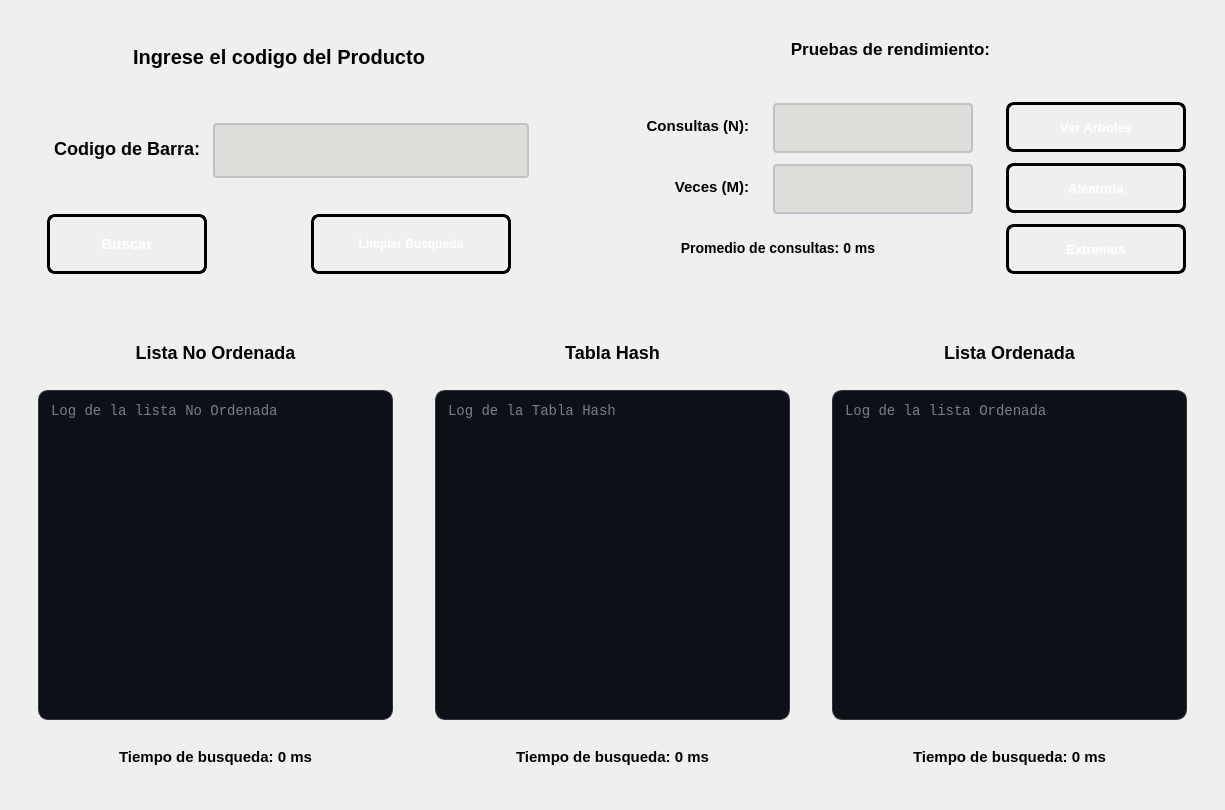
<?xml version="1.0" encoding="UTF-8"?>
<ui version="4.0">
 <class>PantallaBuscarCodigo</class>
 <widget class="QWidget" name="PantallaBuscarCodigo">
  <property name="geometry">
   <rect>
    <x>0</x>
    <y>0</y>
    <width>1225</width>
    <height>810</height>
   </rect>
  </property>
  <property name="windowTitle">
   <string>Form</string>
  </property>
  <layout class="QVBoxLayout" name="verticalLayout">
   <item>
    <widget class="QWidget" name="widget_3" native="true">
     <property name="minimumSize">
      <size>
       <width>550</width>
       <height>300</height>
      </size>
     </property>
     <layout class="QHBoxLayout" name="horizontalLayout">
      <item>
       <widget class="QWidget" name="widget_2" native="true">
        <property name="minimumSize">
         <size>
          <width>550</width>
          <height>290</height>
         </size>
        </property>
        <property name="maximumSize">
         <size>
          <width>16777215</width>
          <height>290</height>
         </size>
        </property>
        <layout class="QVBoxLayout" name="verticalLayout_2">
         <item>
          <widget class="QLabel" name="labelEntrada">
           <property name="minimumSize">
            <size>
             <width>500</width>
             <height>50</height>
            </size>
           </property>
           <property name="maximumSize">
            <size>
             <width>500</width>
             <height>50</height>
            </size>
           </property>
           <property name="styleSheet">
            <string notr="true">QLabel#labelEntrada {        
 
    color: qlineargradient(x1:0, y1:0, x2:1, y2:1, 
	stop:0 rgb(0, 0, 0), 
	stop:1 rgb(77, 5, 57));

  	 font-size: 20px;
    font-weight: bold;
    font-family: &quot;Segoe UI&quot;, Arial;
    
    background: transparent;
    padding: 2px;
    margin-bottom: 5px;
}

</string>
           </property>
           <property name="text">
            <string>Ingrese el codigo del Producto</string>
           </property>
           <property name="alignment">
            <set>Qt::AlignmentFlag::AlignCenter</set>
           </property>
          </widget>
         </item>
         <item>
          <widget class="QWidget" name="widget_16" native="true">
           <property name="minimumSize">
            <size>
             <width>500</width>
             <height>200</height>
            </size>
           </property>
           <property name="maximumSize">
            <size>
             <width>500</width>
             <height>200</height>
            </size>
           </property>
           <layout class="QVBoxLayout" name="verticalLayout_3">
            <item>
             <widget class="QWidget" name="widget_4" native="true">
              <property name="minimumSize">
               <size>
                <width>500</width>
                <height>90</height>
               </size>
              </property>
              <property name="maximumSize">
               <size>
                <width>500</width>
                <height>90</height>
               </size>
              </property>
              <layout class="QHBoxLayout" name="horizontalLayout_4">
               <item>
                <widget class="QLabel" name="labelNombre">
                 <property name="minimumSize">
                  <size>
                   <width>130</width>
                   <height>60</height>
                  </size>
                 </property>
                 <property name="styleSheet">
                  <string notr="true">QLabel#labelNombre {        
 
    color: qlineargradient(x1:0, y1:0, x2:1, y2:1, 
	stop:0 rgb(0, 0, 0), 
	stop:1 rgb(8, 2, 48));

  	 font-size: 18px;
    font-weight: bold;
    font-family: &quot;Segoe UI&quot;, Arial;
    
    background: transparent;
    padding: 2px;
    margin-bottom: 5px;
}

</string>
                 </property>
                 <property name="text">
                  <string>Codigo de Barra:</string>
                 </property>
                 <property name="alignment">
                  <set>Qt::AlignmentFlag::AlignRight|Qt::AlignmentFlag::AlignTrailing|Qt::AlignmentFlag::AlignVCenter</set>
                 </property>
                </widget>
               </item>
               <item>
                <widget class="QLineEdit" name="textCodigo">
                 <property name="minimumSize">
                  <size>
                   <width>250</width>
                   <height>55</height>
                  </size>
                 </property>
                 <property name="styleSheet">
                  <string notr="true">QLineEdit#textCodigo {
    border: 2px solid #bdc3c7;
    border-radius: 4px;
    padding: 5px 10px;
    background-color: rgb(222, 221, 218);
	font-size: 15px;
    color: black;
    selection-background-color: #3498db;
}

QLineEdit#textCodigo:focus {
    border: 2px solid #3498db;
    background-color: #ffffff;
}

QLineEdit#textCodigo:disabled {
    background-color: rgba(0, 0, 0, 50);
    color: rgba(255, 255, 255, 60);      
    border: 1px dashed rgba(255, 255, 255, 30); 
}</string>
                 </property>
                </widget>
               </item>
              </layout>
             </widget>
            </item>
            <item>
             <widget class="QWidget" name="widget_6" native="true">
              <property name="minimumSize">
               <size>
                <width>200</width>
                <height>80</height>
               </size>
              </property>
              <property name="maximumSize">
               <size>
                <width>500</width>
                <height>80</height>
               </size>
              </property>
              <layout class="QHBoxLayout" name="horizontalLayout_3">
               <item>
                <widget class="QPushButton" name="btnBuscar">
                 <property name="minimumSize">
                  <size>
                   <width>160</width>
                   <height>60</height>
                  </size>
                 </property>
                 <property name="maximumSize">
                  <size>
                   <width>160</width>
                   <height>60</height>
                  </size>
                 </property>
                 <property name="styleSheet">
                  <string notr="true">QPushButton#btnBuscar {
    background-color: qlineargradient(spread:pad, x1:0, y1:0, x2:1, y2:1, 
                        stop:0 rgb(50, 143, 42), 
                        stop:1 rgb(255, 163, 72));
    
    border: 3px solid black;
    border-radius: 8px;
    
    color: white;
    font-family: &quot;Arial Black&quot;, Gadget, sans-serif;
    font-size: 15px;
    font-weight: bold;
    text-transform: uppercase;
    
    padding: 10px 25px;
}

QPushButton#btnBuscar:hover {
    background-color: qlineargradient(spread:pad, x1:0, y1:0, x2:1, y2:1, 
                        stop:0 rgb(77, 5, 57), 
                        stop:1 rgb(143, 240, 164));
    border-color: #f1c40f;
}


QPushButton#btnBuscar:pressed {
    background-color: #2c3e50;
    padding-top: 12px;
    padding-left: 27px;
}</string>
                 </property>
                 <property name="text">
                  <string>Buscar</string>
                 </property>
                </widget>
               </item>
               <item>
                <widget class="QWidget" name="widget_12" native="true">
                 <property name="minimumSize">
                  <size>
                   <width>60</width>
                   <height>60</height>
                  </size>
                 </property>
                 <property name="maximumSize">
                  <size>
                   <width>500</width>
                   <height>60</height>
                  </size>
                 </property>
                </widget>
               </item>
               <item>
                <widget class="QPushButton" name="btnLimpiar">
                 <property name="minimumSize">
                  <size>
                   <width>200</width>
                   <height>60</height>
                  </size>
                 </property>
                 <property name="maximumSize">
                  <size>
                   <width>200</width>
                   <height>60</height>
                  </size>
                 </property>
                 <property name="styleSheet">
                  <string notr="true">QPushButton#btnLimpiar {
    background-color: qlineargradient(spread:pad, x1:0, y1:0, x2:1, y2:1, 
                        stop:0 rgb(198, 70, 0), 
                        stop:1 rgb(192, 97, 203));
    
    border: 3px solid black;
    border-radius: 8px;
    
    color: white;
    font-family: &quot;Arial Black&quot;, Gadget, sans-serif;
    font-size: 12px;
    font-weight: bold;
    text-transform: uppercase;
    
    padding: 10px 25px;
}

QPushButton#btnLimpiar:hover {
    background-color: qlineargradient(spread:pad, x1:0, y1:0, x2:1, y2:1, 
                        stop:0 rgb(77, 5, 57), 
                        stop:1 rgb(143, 240, 164));
    border-color: #f1c40f;
}


QPushButton#btnLimpiar:pressed {
    background-color: #2c3e50;
    padding-top: 12px;
    padding-left: 27px;
}</string>
                 </property>
                 <property name="text">
                  <string>Limpiar Busqueda</string>
                 </property>
                </widget>
               </item>
              </layout>
             </widget>
            </item>
           </layout>
          </widget>
         </item>
        </layout>
       </widget>
      </item>
      <item>
       <widget class="QWidget" name="widget_5" native="true">
        <property name="minimumSize">
         <size>
          <width>550</width>
          <height>290</height>
         </size>
        </property>
        <property name="maximumSize">
         <size>
          <width>16777215</width>
          <height>290</height>
         </size>
        </property>
        <layout class="QVBoxLayout" name="verticalLayout_4">
         <item>
          <widget class="QLabel" name="labelPruebas">
           <property name="minimumSize">
            <size>
             <width>550</width>
             <height>40</height>
            </size>
           </property>
           <property name="maximumSize">
            <size>
             <width>16777215</width>
             <height>40</height>
            </size>
           </property>
           <property name="styleSheet">
            <string notr="true">QLabel#labelPruebas {        
 
    color: qlineargradient(x1:0, y1:0, x2:1, y2:1, 
	stop:0 rgb(0, 0, 0), 
	stop:1 rgb(77, 5, 57));

  	 font-size: 17px;
    font-weight: bold;
    font-family: &quot;Segoe UI&quot;, Arial;
    
    background: transparent;
    padding: 2px;
    margin-bottom: 5px;
}

</string>
           </property>
           <property name="text">
            <string>Pruebas de rendimiento:</string>
           </property>
           <property name="alignment">
            <set>Qt::AlignmentFlag::AlignCenter</set>
           </property>
          </widget>
         </item>
         <item>
          <widget class="QWidget" name="widget_7" native="true">
           <property name="minimumSize">
            <size>
             <width>500</width>
             <height>220</height>
            </size>
           </property>
           <property name="maximumSize">
            <size>
             <width>16777215</width>
             <height>220</height>
            </size>
           </property>
           <layout class="QHBoxLayout" name="horizontalLayout_5">
            <item>
             <widget class="QWidget" name="widget_8" native="true">
              <property name="minimumSize">
               <size>
                <width>400</width>
                <height>190</height>
               </size>
              </property>
              <property name="maximumSize">
               <size>
                <width>16777215</width>
                <height>200</height>
               </size>
              </property>
              <layout class="QVBoxLayout" name="verticalLayout_8">
               <item>
                <layout class="QHBoxLayout" name="horizontalLayout_7">
                 <item>
                  <widget class="QLabel" name="labelConsultas">
                   <property name="minimumSize">
                    <size>
                     <width>140</width>
                     <height>50</height>
                    </size>
                   </property>
                   <property name="maximumSize">
                    <size>
                     <width>140</width>
                     <height>50</height>
                    </size>
                   </property>
                   <property name="styleSheet">
                    <string notr="true">QLabel#labelConsultas {        
 
    color: qlineargradient(x1:0, y1:0, x2:1, y2:1, 
	stop:0 rgb(0, 0, 0), 
	stop:1 rgb(8, 2, 48));

  	 font-size: 15px;
    font-weight: bold;
    font-family: &quot;Segoe UI&quot;, Arial;
    
    background: transparent;
    padding: 2px;
    margin-bottom: 5px;
}

</string>
                   </property>
                   <property name="text">
                    <string>Consultas (N):</string>
                   </property>
                   <property name="alignment">
                    <set>Qt::AlignmentFlag::AlignRight|Qt::AlignmentFlag::AlignTrailing|Qt::AlignmentFlag::AlignVCenter</set>
                   </property>
                  </widget>
                 </item>
                 <item>
                  <widget class="QLineEdit" name="textConsulta">
                   <property name="minimumSize">
                    <size>
                     <width>200</width>
                     <height>50</height>
                    </size>
                   </property>
                   <property name="maximumSize">
                    <size>
                     <width>200</width>
                     <height>50</height>
                    </size>
                   </property>
                   <property name="styleSheet">
                    <string notr="true">QLineEdit#textConsulta {
    border: 2px solid #bdc3c7;
    border-radius: 4px;
    padding: 5px 10px;
    background-color: rgb(222, 221, 218);
	font-size: 15px;
    color: black;
    selection-background-color: #3498db;
}

QLineEdit#textConsulta:focus {
    border: 2px solid #3498db;
    background-color: #ffffff;
}

QLineEdit#textConsulta:disabled {
    background-color: rgba(0, 0, 0, 50);
    color: rgba(255, 255, 255, 60);      
    border: 1px dashed rgba(255, 255, 255, 30); 
}</string>
                   </property>
                  </widget>
                 </item>
                </layout>
               </item>
               <item>
                <layout class="QHBoxLayout" name="horizontalLayout_6">
                 <item>
                  <widget class="QLabel" name="labelVeces">
                   <property name="minimumSize">
                    <size>
                     <width>140</width>
                     <height>50</height>
                    </size>
                   </property>
                   <property name="maximumSize">
                    <size>
                     <width>140</width>
                     <height>50</height>
                    </size>
                   </property>
                   <property name="styleSheet">
                    <string notr="true">QLabel#labelVeces {        
 
    color: qlineargradient(x1:0, y1:0, x2:1, y2:1, 
	stop:0 rgb(0, 0, 0), 
	stop:1 rgb(8, 2, 48));

  	 font-size: 15px;
    font-weight: bold;
    font-family: &quot;Segoe UI&quot;, Arial;
    
    background: transparent;
    padding: 2px;
    margin-bottom: 5px;
}

</string>
                   </property>
                   <property name="text">
                    <string>Veces (M):</string>
                   </property>
                   <property name="alignment">
                    <set>Qt::AlignmentFlag::AlignRight|Qt::AlignmentFlag::AlignTrailing|Qt::AlignmentFlag::AlignVCenter</set>
                   </property>
                  </widget>
                 </item>
                 <item>
                  <widget class="QLineEdit" name="textVeces">
                   <property name="minimumSize">
                    <size>
                     <width>200</width>
                     <height>50</height>
                    </size>
                   </property>
                   <property name="maximumSize">
                    <size>
                     <width>200</width>
                     <height>50</height>
                    </size>
                   </property>
                   <property name="styleSheet">
                    <string notr="true">QLineEdit#textVeces {
    border: 2px solid #bdc3c7;
    border-radius: 4px;
    padding: 5px 10px;
    background-color: rgb(222, 221, 218);
	font-size: 15px;
    color: black;
    selection-background-color: #3498db;
}

QLineEdit#textVeces:focus {
    border: 2px solid #3498db;
    background-color: #ffffff;
}

QLineEdit#textVeces:disabled {
    background-color: rgba(0, 0, 0, 50);
    color: rgba(255, 255, 255, 60);      
    border: 1px dashed rgba(255, 255, 255, 30); 
}</string>
                   </property>
                  </widget>
                 </item>
                </layout>
               </item>
               <item>
                <widget class="QLabel" name="labelPromedio">
                 <property name="minimumSize">
                  <size>
                   <width>350</width>
                   <height>50</height>
                  </size>
                 </property>
                 <property name="maximumSize">
                  <size>
                   <width>350</width>
                   <height>50</height>
                  </size>
                 </property>
                 <property name="styleSheet">
                  <string notr="true">QLabel#labelPromedio {        
 
    color: qlineargradient(x1:0, y1:0, x2:1, y2:1, 
	stop:0 rgb(0, 0, 0), 
	stop:1 rgb(8, 2, 48));

  	 font-size: 14px;
    font-weight: bold;
    font-family: &quot;Segoe UI&quot;, Arial;
    
    background: transparent;
    padding: 2px;
    margin-bottom: 5px;
}

</string>
                 </property>
                 <property name="text">
                  <string>Promedio de consultas: 0 ms</string>
                 </property>
                 <property name="alignment">
                  <set>Qt::AlignmentFlag::AlignCenter</set>
                 </property>
                </widget>
               </item>
              </layout>
             </widget>
            </item>
            <item>
             <widget class="QWidget" name="widget_13" native="true">
              <property name="minimumSize">
               <size>
                <width>190</width>
                <height>190</height>
               </size>
              </property>
              <property name="maximumSize">
               <size>
                <width>200</width>
                <height>16777215</height>
               </size>
              </property>
              <layout class="QVBoxLayout" name="verticalLayout_9">
               <item>
                <widget class="QPushButton" name="btnVerArboles">
                 <property name="minimumSize">
                  <size>
                   <width>180</width>
                   <height>50</height>
                  </size>
                 </property>
                 <property name="maximumSize">
                  <size>
                   <width>180</width>
                   <height>50</height>
                  </size>
                 </property>
                 <property name="styleSheet">
                  <string notr="true">QPushButton#btnVerArboles {
    background-color: qlineargradient(spread:pad, x1:0, y1:0, x2:1, y2:1, 
                        stop:0 rgb(8, 2, 48), 
                        stop:1 rgb(255, 163, 72));
    
    border: 3px solid black;
    border-radius: 8px;
    
    color: white;
    font-family: &quot;Arial Black&quot;, Gadget, sans-serif;
    font-size: 13px;
    font-weight: bold;
    text-transform: uppercase;
    
    padding: 10px 25px;
}

QPushButton#btnVerArboles:hover {
    background-color: qlineargradient(spread:pad, x1:0, y1:0, x2:1, y2:1, 
                        stop:0 rgb(38, 13, 173), 
                        stop:1 rgb(87, 227, 137));
    border-color: #f1c40f;
}


QPushButton#btnVerArboles:pressed {
    background-color: #2c3e50;
    padding-top: 12px;
    padding-left: 27px;
}</string>
                 </property>
                 <property name="text">
                  <string>Ver Arboles</string>
                 </property>
                </widget>
               </item>
               <item>
                <widget class="QPushButton" name="btnAleatorio">
                 <property name="minimumSize">
                  <size>
                   <width>180</width>
                   <height>50</height>
                  </size>
                 </property>
                 <property name="maximumSize">
                  <size>
                   <width>180</width>
                   <height>50</height>
                  </size>
                 </property>
                 <property name="styleSheet">
                  <string notr="true">QPushButton#btnAleatorio {
    background-color: qlineargradient(spread:pad, x1:0, y1:0, x2:1, y2:1, 
                        stop:0 rgb(255, 120, 0), 
                        stop:1 rgb(38, 162, 105));
    
    border: 3px solid black;
    border-radius: 8px;
    
    color: white;
    font-family: &quot;Arial Black&quot;, Gadget, sans-serif;
    font-size: 13px;
    font-weight: bold;
    text-transform: uppercase;
    
    padding: 10px 25px;
}

QPushButton#btnAleatorio:hover {
    background-color: qlineargradient(spread:pad, x1:0, y1:0, x2:1, y2:1, 
                        stop:0 rgb(77, 5, 57), 
                        stop:1 rgb(143, 240, 164));
    border-color: #f1c40f;
}


QPushButton#btnAleatorio:pressed {
    background-color: #2c3e50;
    padding-top: 12px;
    padding-left: 27px;
}</string>
                 </property>
                 <property name="text">
                  <string>Aleatoria</string>
                 </property>
                </widget>
               </item>
               <item>
                <widget class="QPushButton" name="btnExtremos">
                 <property name="minimumSize">
                  <size>
                   <width>180</width>
                   <height>50</height>
                  </size>
                 </property>
                 <property name="maximumSize">
                  <size>
                   <width>180</width>
                   <height>50</height>
                  </size>
                 </property>
                 <property name="styleSheet">
                  <string notr="true">QPushButton#btnExtremos {
    background-color: qlineargradient(spread:pad, x1:0, y1:0, x2:1, y2:1, 
                        stop:0 rgb(255, 120, 0), 
                        stop:1 rgb(77, 5, 57));
    
    border: 3px solid black;
    border-radius: 8px;
    
    color: white;
    font-family: &quot;Arial Black&quot;, Gadget, sans-serif;
    font-size: 13px;
    font-weight: bold;
    text-transform: uppercase;
    
    padding: 10px 25px;
}

QPushButton#btnExtremos:hover {
    background-color: qlineargradient(spread:pad, x1:0, y1:0, x2:1, y2:1, 
                        stop:0 rgb(77, 5, 57), 
                        stop:1 rgb(143, 240, 164));
    border-color: #f1c40f;
}


QPushButton#btnExtremos:pressed {
    background-color: #2c3e50;
    padding-top: 12px;
    padding-left: 27px;
}</string>
                 </property>
                 <property name="text">
                  <string>Extremos</string>
                 </property>
                </widget>
               </item>
              </layout>
             </widget>
            </item>
           </layout>
          </widget>
         </item>
        </layout>
       </widget>
      </item>
     </layout>
    </widget>
   </item>
   <item>
    <widget class="QWidget" name="widget" native="true">
     <property name="minimumSize">
      <size>
       <width>12</width>
       <height>400</height>
      </size>
     </property>
     <property name="maximumSize">
      <size>
       <width>16777215</width>
       <height>4500</height>
      </size>
     </property>
     <property name="styleSheet">
      <string notr="true"/>
     </property>
     <layout class="QHBoxLayout" name="horizontalLayout_2">
      <item>
       <widget class="QWidget" name="textListaOrdenada_2" native="true">
        <property name="minimumSize">
         <size>
          <width>290</width>
          <height>260</height>
         </size>
        </property>
        <layout class="QVBoxLayout" name="verticalLayout_6">
         <item>
          <widget class="QLabel" name="labelListaNoOrdenada">
           <property name="minimumSize">
            <size>
             <width>150</width>
             <height>40</height>
            </size>
           </property>
           <property name="maximumSize">
            <size>
             <width>16777215</width>
             <height>50</height>
            </size>
           </property>
           <property name="styleSheet">
            <string notr="true">QLabel#labelListaNoOrdenada {        
 
    color: qlineargradient(x1:0, y1:0, x2:1, y2:1, 
	stop:0 rgb(0, 0, 0), 
	stop:1 rgb(77, 5, 57));

  	 font-size: 18px;
    font-weight: bold;
    font-family: &quot;Segoe UI&quot;, Arial;
    
    background: transparent;
    padding: 2px;
    margin-bottom: 5px;
}

</string>
           </property>
           <property name="text">
            <string>Lista No Ordenada</string>
           </property>
           <property name="alignment">
            <set>Qt::AlignmentFlag::AlignCenter</set>
           </property>
          </widget>
         </item>
         <item>
          <widget class="QWidget" name="widget_9" native="true">
           <property name="minimumSize">
            <size>
             <width>0</width>
             <height>420</height>
            </size>
           </property>
           <property name="maximumSize">
            <size>
             <width>16777215</width>
             <height>400</height>
            </size>
           </property>
           <layout class="QVBoxLayout" name="verticalLayout_13">
            <item>
             <widget class="QTextEdit" name="textListaNoOrdenada">
              <property name="minimumSize">
               <size>
                <width>150</width>
                <height>330</height>
               </size>
              </property>
              <property name="maximumSize">
               <size>
                <width>16777215</width>
                <height>330</height>
               </size>
              </property>
              <property name="styleSheet">
               <string notr="true">QTextEdit#textListaNoOrdenada{
    background-color: #0D1117;   
    color: #E6EDF3;               
    border: 1px solid #30363D;     
    border-radius: 10px;          
    padding: 8px;
    font-family: Consolas, monospace;
    font-size: 14px;
}</string>
              </property>
              <property name="placeholderText">
               <string>Log de la lista No Ordenada</string>
              </property>
             </widget>
            </item>
            <item>
             <widget class="QLabel" name="labelTiempoNoOrdenada">
              <property name="minimumSize">
               <size>
                <width>250</width>
                <height>50</height>
               </size>
              </property>
              <property name="styleSheet">
               <string notr="true">QLabel#labelTiempoNoOrdenada {        
 
    color: qlineargradient(x1:0, y1:0, x2:1, y2:1, 
	stop:0 rgb(0, 0, 0), 
	stop:1 rgb(8, 2, 48));

  	 font-size: 15px;
    font-weight: bold;
    font-family: &quot;Segoe UI&quot;, Arial;
    
    background: transparent;
    padding: 2px;
    margin-bottom: 5px;
}

</string>
              </property>
              <property name="text">
               <string>Tiempo de busqueda: 0 ms</string>
              </property>
              <property name="alignment">
               <set>Qt::AlignmentFlag::AlignCenter</set>
              </property>
             </widget>
            </item>
           </layout>
          </widget>
         </item>
        </layout>
       </widget>
      </item>
      <item>
       <widget class="QWidget" name="widget_content_3" native="true">
        <property name="minimumSize">
         <size>
          <width>290</width>
          <height>400</height>
         </size>
        </property>
        <layout class="QVBoxLayout" name="verticalLayout_5">
         <item>
          <widget class="QLabel" name="labelTablaHash">
           <property name="minimumSize">
            <size>
             <width>150</width>
             <height>40</height>
            </size>
           </property>
           <property name="maximumSize">
            <size>
             <width>16777215</width>
             <height>50</height>
            </size>
           </property>
           <property name="styleSheet">
            <string notr="true">QLabel#labelTablaHash {        
 
    color: qlineargradient(x1:0, y1:0, x2:1, y2:1, 
	stop:0 rgb(0, 0, 0), 
	stop:1 rgb(77, 5, 57));

  	 font-size: 18px;
    font-weight: bold;
    font-family: &quot;Segoe UI&quot;, Arial;
    
    background: transparent;
    padding: 2px;
    margin-bottom: 5px;
}

</string>
           </property>
           <property name="text">
            <string>Tabla Hash</string>
           </property>
           <property name="alignment">
            <set>Qt::AlignmentFlag::AlignCenter</set>
           </property>
          </widget>
         </item>
         <item>
          <widget class="QWidget" name="widget_10" native="true">
           <property name="minimumSize">
            <size>
             <width>0</width>
             <height>420</height>
            </size>
           </property>
           <property name="maximumSize">
            <size>
             <width>16777215</width>
             <height>400</height>
            </size>
           </property>
           <layout class="QVBoxLayout" name="verticalLayout_14">
            <item>
             <widget class="QTextEdit" name="textTablaHash">
              <property name="minimumSize">
               <size>
                <width>260</width>
                <height>330</height>
               </size>
              </property>
              <property name="maximumSize">
               <size>
                <width>16777215</width>
                <height>330</height>
               </size>
              </property>
              <property name="styleSheet">
               <string notr="true">QTextEdit#textTablaHash{
    background-color: #0D1117;   
    color: #E6EDF3;               
    border: 1px solid #30363D;     
    border-radius: 10px;          
    padding: 8px;
    font-family: Consolas, monospace;
    font-size: 14px;
}</string>
              </property>
              <property name="placeholderText">
               <string>Log de la Tabla Hash</string>
              </property>
             </widget>
            </item>
            <item>
             <widget class="QLabel" name="labelTiempoHash">
              <property name="minimumSize">
               <size>
                <width>250</width>
                <height>50</height>
               </size>
              </property>
              <property name="styleSheet">
               <string notr="true">QLabel#labelTiempoHash {        
 
    color: qlineargradient(x1:0, y1:0, x2:1, y2:1, 
	stop:0 rgb(0, 0, 0), 
	stop:1 rgb(8, 2, 48));

  	 font-size: 15px;
    font-weight: bold;
    font-family: &quot;Segoe UI&quot;, Arial;
    
    background: transparent;
    padding: 2px;
    margin-bottom: 5px;
}

</string>
              </property>
              <property name="text">
               <string>Tiempo de busqueda: 0 ms</string>
              </property>
              <property name="alignment">
               <set>Qt::AlignmentFlag::AlignCenter</set>
              </property>
             </widget>
            </item>
           </layout>
          </widget>
         </item>
        </layout>
       </widget>
      </item>
      <item>
       <widget class="QWidget" name="widget_content_4" native="true">
        <property name="minimumSize">
         <size>
          <width>290</width>
          <height>260</height>
         </size>
        </property>
        <layout class="QVBoxLayout" name="verticalLayout_7">
         <item>
          <widget class="QLabel" name="labelListaOrdenada">
           <property name="minimumSize">
            <size>
             <width>150</width>
             <height>40</height>
            </size>
           </property>
           <property name="maximumSize">
            <size>
             <width>16777215</width>
             <height>50</height>
            </size>
           </property>
           <property name="styleSheet">
            <string notr="true">QLabel#labelListaOrdenada {        
 
    color: qlineargradient(x1:0, y1:0, x2:1, y2:1, 
	stop:0 rgb(0, 0, 0), 
	stop:1 rgb(77, 5, 57));

  	 font-size: 18px;
    font-weight: bold;
    font-family: &quot;Segoe UI&quot;, Arial;
    
    background: transparent;
    padding: 2px;
    margin-bottom: 5px;
}

</string>
           </property>
           <property name="text">
            <string>Lista Ordenada</string>
           </property>
           <property name="alignment">
            <set>Qt::AlignmentFlag::AlignCenter</set>
           </property>
          </widget>
         </item>
         <item>
          <widget class="QWidget" name="widget_11" native="true">
           <property name="minimumSize">
            <size>
             <width>0</width>
             <height>420</height>
            </size>
           </property>
           <property name="maximumSize">
            <size>
             <width>16777215</width>
             <height>400</height>
            </size>
           </property>
           <layout class="QVBoxLayout" name="verticalLayout_15">
            <item>
             <widget class="QTextEdit" name="textListaOrdenada">
              <property name="minimumSize">
               <size>
                <width>260</width>
                <height>330</height>
               </size>
              </property>
              <property name="maximumSize">
               <size>
                <width>16777215</width>
                <height>330</height>
               </size>
              </property>
              <property name="styleSheet">
               <string notr="true">QTextEdit#textListaOrdenada{
    background-color: #0D1117;   
    color: #E6EDF3;               
    border: 1px solid #30363D;     
    border-radius: 10px;          
    padding: 8px;
    font-family: Consolas, monospace;
    font-size: 14px;
}</string>
              </property>
              <property name="placeholderText">
               <string>Log de la lista Ordenada</string>
              </property>
             </widget>
            </item>
            <item>
             <widget class="QLabel" name="labelTiempoOrdenada">
              <property name="minimumSize">
               <size>
                <width>250</width>
                <height>50</height>
               </size>
              </property>
              <property name="styleSheet">
               <string notr="true">QLabel#labelTiempoOrdenada {        
 
    color: qlineargradient(x1:0, y1:0, x2:1, y2:1, 
	stop:0 rgb(0, 0, 0), 
	stop:1 rgb(8, 2, 48));

  	 font-size: 15px;
    font-weight: bold;
    font-family: &quot;Segoe UI&quot;, Arial;
    
    background: transparent;
    padding: 2px;
    margin-bottom: 5px;
}

</string>
              </property>
              <property name="text">
               <string>Tiempo de busqueda: 0 ms</string>
              </property>
              <property name="alignment">
               <set>Qt::AlignmentFlag::AlignCenter</set>
              </property>
             </widget>
            </item>
           </layout>
          </widget>
         </item>
        </layout>
       </widget>
      </item>
     </layout>
    </widget>
   </item>
  </layout>
 </widget>
 <resources/>
 <connections/>
</ui>
